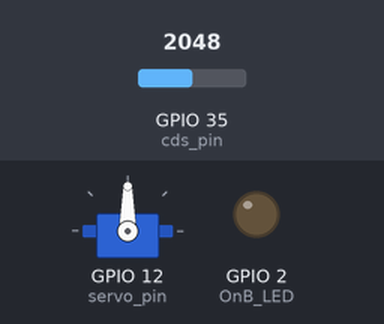
A program run on a simulated ESP32. Shown: servo, output pins drawn as LEDs (lit = HIGH). The inputs (shaded band) are chosen by the test bench; at power-on: GPIO 35 (cds_pin) = 2048. What the program prints to the serial monitor is not drawn.

Above: at 0.05 s.
Timing chart, 0 to 6.5 s (numbered marks = the images above):
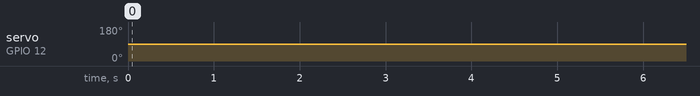

The program:

main.cpp
```cpp
// #include "esp_system.h"
#include <Arduino.h>
#include <ESP32Servo.h>

const int button = 0;         //gpio to use to trigger delay
const int wdtTimeout = 5000;  //time in ms to trigger the watchdog
hw_timer_t *timer = NULL;
unsigned long oldTime = 0;
bool flagofsample = true;

portMUX_TYPE timerMux = portMUX_INITIALIZER_UNLOCKED;

#define OnB_LED 2

bool fragLED = false;

Servo servo;
const int servo_pin  = 12;
const int cds_pin = 35;
const int dac_max = 4096;


void IRAM_ATTR resetModule() {
  fragLED = true;
}

void setup() {
  Serial.begin(9600);
  pinMode(OnB_LED, OUTPUT);
  servo.attach(servo_pin);
  pinMode(cds_pin,INPUT);
  //enable interrupt
}

void loop() {
  if(flagofsample){
    delay(2000);
    flagofsample = false;

    timer = timerBegin(0, 80, true);                  //timer 0, div 80
    timerAttachInterrupt(timer, &resetModule, true);  //attach callback
    timerAlarmWrite(timer, wdtTimeout * 1000, true); //set time in us
    timerAlarmEnable(timer);
  }
  if(fragLED){
    timerWrite(timer, 0);
    Serial.println("Im interrupted");
    int cds_data = analogRead(cds_pin);
    Serial.println(cds_data);
    servo.write(70);
    delay(1000);
    servo.write(90);
    delay(1000);
    fragLED = false;
  }
  // long loopTime = millis();
  Serial.println("hello");
  delay(500);
}
```

Measured:
- by itself, servo on GPIO 12 (servo_pin): alternates 90° for 4.0 s and 70° for 1.0 s
